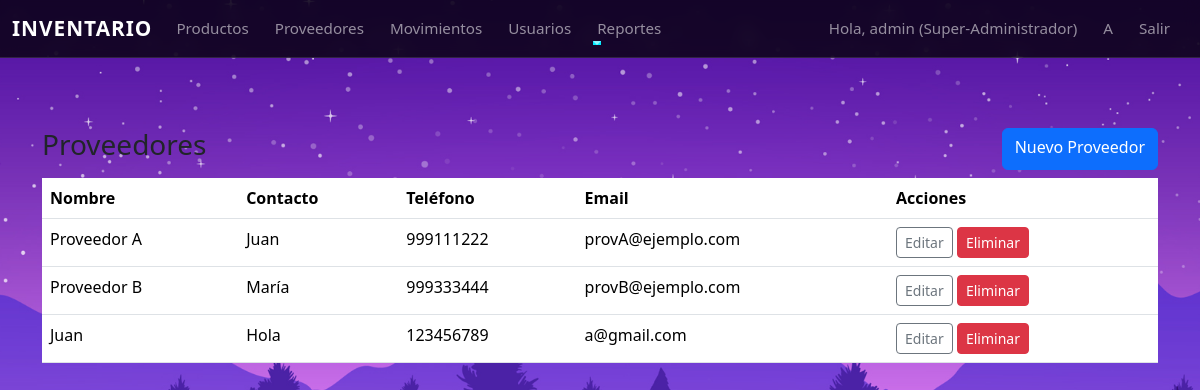
/proveedores (signed in), run on the app's committed database.
### app/models.py (models this page shows, shortened)
class User(UserMixin, db.Model):
    __tablename__ = 'usuarios'
    id = db.Column(db.Integer, primary_key=True)
    username = db.Column(db.String(80), unique=True, nullable=False)
    email = db.Column(db.String(120), unique=True, nullable=False)
    password_hash = db.Column(db.String(128), nullable=False)
    role_id = db.Column(db.Integer, db.ForeignKey('roles.id'), nullable=False)

class Role(db.Model):
    __tablename__ = 'roles'
    id = db.Column(db.Integer, primary_key=True)
    name = db.Column(db.String(64), unique=True, nullable=False)  # e.g. Super-Administrador, Almacenista, Consultor
    description = db.Column(db.String(200))
    users = db.relationship('User', backref='role', lazy=True)

class Provider(db.Model):
    __tablename__ = 'proveedores'
    id = db.Column(db.Integer, primary_key=True)
    nombre = db.Column(db.String(150), nullable=False)
    contacto = db.Column(db.String(150))
    telefono = db.Column(db.String(50))
    email = db.Column(db.String(120))
    productos = db.relationship('Product', backref='proveedor', lazy=True)

### app/routes.py (the view)
@bp.route('/proveedores')
@login_required
def proveedores_list():
    proveedores = Provider.query.all()
    return render_template('proveedores_list.html', proveedores=proveedores)

### app/models.py (called while the page is built)
@login_manager.user_loader
def load_user(user_id):
    return User.query.get(int(user_id))

### app/templates/proveedores_list.html (shortened to what this page needs)
{% extends "base.html" %}
{% block content %}
<div class="d-flex justify-content-between mb-2">
  <h3>Proveedores</h3>
  {% if current_user.role.name == 'Super-Administrador' %}
  <a class="btn btn-primary" href="{{ url_for('main.proveedor_nuevo') }}">Nuevo Proveedor</a>
  {% endif %}
</div>
<table class="table">
  <thead><tr><th>Nombre</th><th>Contacto</th><th>Teléfono</th><th>Email</th><th>Acciones</th></tr></thead>
  <tbody>
    {% for prov in proveedores %}
    <tr>
      <td>{{ prov.nombre }}</td>
      <td>{{ prov.contacto }}</td>
      <td>{{ prov.telefono }}</td>
      <td>{{ prov.email }}</td>
      <td>
        {% if current_user.role.name == 'Super-Administrador' %}
          <a href="{{ url_for('main.proveedor_editar', id=prov.id) }}" class="btn btn-sm btn-outline-secondary">Editar</a>
          <form action="{{ url_for('main.proveedor_eliminar', id=prov.id) }}" method="post" style="display:inline">
            <button class="btn btn-sm btn-danger">Eliminar</button>
          </form>
        {% endif %}
      </td>
    </tr>
    {% endfor %}
  </tbody>
</table>
{% endblock %}

### app/templates/base.html (shortened to what this page needs)
<!doctype html>
<html lang="es">
<head>
  <link href="https://cdn.jsdelivr.net/npm/bootstrap@5.3.2/dist/css/bootstrap.min.css" rel="stylesheet">
  <link rel="stylesheet" href="{{ url_for('static', filename='styles.css') }}">
</head>
<body>
<nav class="navbar navbar-expand-lg navbar-dark bg-dark mb-3">
  <div class="container-fluid">
    <a class="navbar-brand" href="{{ url_for('main.dashboard') }}">Inventario</a>
    <div class="collapse navbar-collapse" id="nav">
      <ul class="navbar-nav me-auto">
        {% if current_user.is_authenticated %}
        <li class="nav-item"><a class="nav-link" href="{{ url_for('main.productos_list') }}">Productos</a></li>
        <li class="nav-item"><a class="nav-link" href="{{ url_for('main.proveedores_list') }}">Proveedores</a></li>
        <li class="nav-item"><a class="nav-link" href="{{ url_for('main.movimientos_list') }}">Movimientos</a></li>
        {% if current_user.is_authenticated and current_user.role.name == 'Super-Administrador' %}
        <li class="nav-item">
        <a class="nav-link" href="{{ url_for('main.users_list') }}">Usuarios</a>
        </li>
        {% endif %}
        <li class="nav-item dropdown">
          <a class="nav-link dropdown-toggle" href="#" data-bs-toggle="dropdown">Reportes</a>
        </li>
        {% endif %}
      </ul>
      <ul class="navbar-nav">
        {% if current_user.is_authenticated %}
          <li class="nav-item"><span class="nav-link">Hola, {{ current_user.username }} ({{ current_user.role.name }})</span></li>
          {% if current_user.role.name == 'Super-Administrador' %}
            <li class="nav-item"><a class="nav-link" href="{{ url_for('main.register') }}">A</a></li>
          {% endif %}
          <li class="nav-item"><a class="nav-link" href="{{ url_for('main.logout') }}">Salir</a></li>
        {% else %}
          <li class="nav-item"><a class="nav-link" href="{{ url_for('main.login') }}">Iniciar sesión</a></li>
        {% endif %}
      </ul>
    </div>
  </div>
</nav>
<div class="container">
  {% block content %}{% endblock %}
</div>
</body>
</html>

### app/static/styles.css (style rules this page uses)
.navbar { background: rgba(0,0,0,0.55) !important; backdrop-filter: blur(8px); border-bottom: 1px solid rgba(255,255,255,0.12); transition: background 0.3s ease; }
.navbar-brand { font-weight: 700; font-size: 1.3rem; letter-spacing: 1px; text-transform: uppercase; transition: transform .2s ease; }
.nav-link { position: relative; margin-right: 10px; font-size: 0.95rem; transition: color .2s ease; }
.nav-link::after { content: ""; position: absolute; width: 0; height: 2px; bottom: 3px; left: 0; background-color: #00eaff; transition: width .25s ease-in-out; }
.container { margin-top: 70px; }
html, body { height: 100%; margin: 0; padding: 0; }
body { background-image: url("../img.jpg"); background-size: cover; background-position: center; background-repeat: no-repeat; background-attachment: fixed; }

### data on the page
User: username "admin"
Role: role.name "Super-Administrador"
Provider: nombre "Proveedor A", contacto "Juan", telefono "999111222", email "provA@ejemplo.com"
Provider: nombre "Proveedor B", contacto "María", telefono "999333444", email "provB@ejemplo.com"
Provider: nombre "Juan", contacto "Hola", telefono "123456789", email "a@gmail.com"
